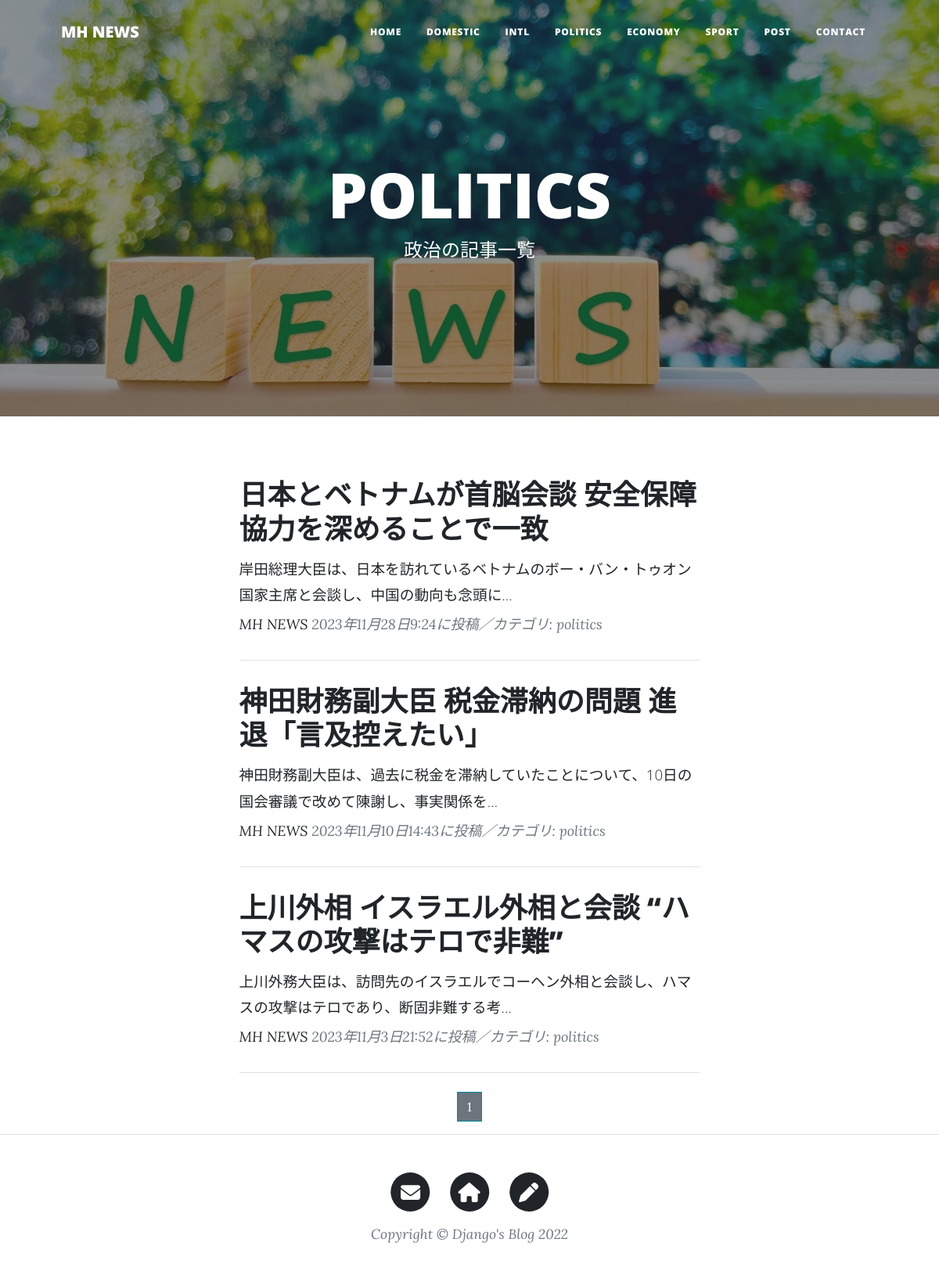
Page /politics-list/ on the committed database.
### blogapp/models.py (models this page shows, shortened)
class NewsPost(models.Model):
    CATEGORY = (('domestic', '国内'),
                ('intl', '国際'),
                ('politics', '政治'),
                ('economy', '経済'),
                ('sport', 'スポーツ'),
                )
    title = models.CharField(
        verbose_name='タイトル',
        max_length=200
        )
    content = models.TextField(
        verbose_name = "本文"
        )
    posted_at = models.DateTimeField(
        verbose_name = "投稿日時",
        auto_now_add = True
        )
    category = models.CharField(
        verbose_name = "カテゴリ",
        max_length = 50,
        choices = CATEGORY
        )

### blogapp/views.py (the view)
class PoliticsView(ListView):
    template_name = 'politics_list.html'
    model = NewsPost
    context_object_name = 'politics_records'
    queryset = NewsPost.objects.filter(
        category='politics').order_by('-posted_at')
    paginate_by = 5

### blogapp/templates/politics_list.html (shortened to what this page needs)
{% extends 'base.html' %}
{% load static %}
        {% block header %}
        <header class="masthead"
                style="background-image: url({% static 'assets/img/home-bg3.jpg' %})">
            <div class="container position-relative px-4 px-lg-5">
                <div class="row gx-4 gx-lg-5 justify-content-center">
                    <div class="col-md-10 col-lg-8 col-xl-7">
                        <div class="site-heading">
                            <h1>POLITICS</h1>
                            <span class="subheading">政治の記事一覧</span>
                        </div>
                    </div>
                </div>
            </div>
        </header>
        {% endblock %}
        {% block contents %}
        <div class="container px-4 px-lg-5">
            <div class="row gx-4 gx-lg-5 justify-content-center">
                <div class="col-md-10 col-lg-8 col-xl-7">
                    {% for record in politics_records %}
                    <div class="post-preview">
                        <a href="{% url 'blogapp:news_detail' record.pk %}">
                            <h2 class="post-title">
                                {{record.title}}</h2>
                            <h3 class="post-subtitle">
                                <span style = "font-size:14pt">
                                    {{record.content|truncatechars:50}}
                                </span>
                            </h3>
                        </a>
                        <p class="post-meta">
                            <a href = "#">MH NEWS</a>
                            {{record.posted_at}}に投稿／カテゴリ:
                            {{record.category}}</p>
                    </div>
                    <hr class="my-4" />
                    {% endfor %}
                    {% include 'pagination.html' %}
                </div>
            </div>
        </div>
        {% endblock %}

### rows in the picture
NewsPost: title "日本とベトナムが首脳会談 安全保障協力を深めることで一致", content "岸田総理大臣は、日本を訪れているベトナムのボー・バン・トゥオン国家主席と会談し、中国の動向も念頭に…", posted_at "2023年11月28日9:24", category "politics"
NewsPost: title "神田財務副大臣 税金滞納の問題 進退「言及控えたい」", content "神田財務副大臣は、過去に税金を滞納していたことについて、10日の国会審議で改めて陳謝し、事実関係を…", posted_at "2023年11月10日14:43", category "politics"
NewsPost: title "上川外相 イスラエル外相と会談 “ハマスの攻撃はテロで非難”", content "上川外務大臣は、訪問先のイスラエルでコーヘン外相と会談し、ハマスの攻撃はテロであり、断固非難する考…", posted_at "2023年11月3日21:52", category "politics"

### other values in the picture
{{ num }} "1"
